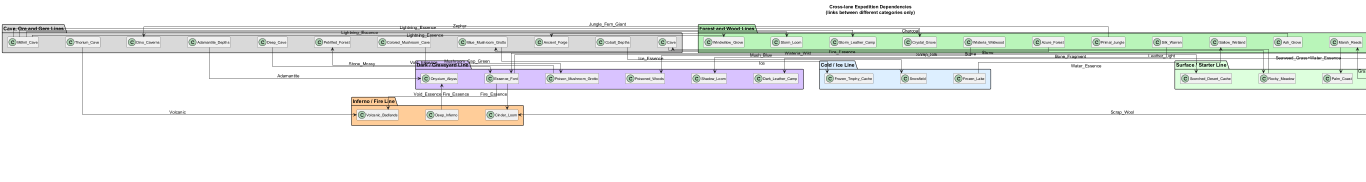
#> input picture ExpeditionCrossLaneLinks.png, 4096 x 546 px (shown at 1/3 size)
$ python downscale_icon.py ..
#> lines starting #> are read from the running program, lines starting #| are printed output that depends on the picture
"""Downscale one or more icon images to 64x64."""

import argparse
from pathlib import Path

from PIL import Image


def downscale(path: Path) -> None:
    img = Image.open(path)
#> img is the input picture: PIL image 4096x546 RGB; mean R, G, B 239.2, 240.9, 239.3
    if img.size == (64, 64):
        print(f"  skip  {path.name} (already 64x64)")
        return
    img = img.resize((64, 64), Image.Resampling.LANCZOS)
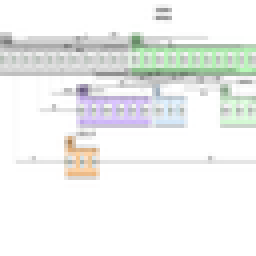
#> img: PIL image 64x64 RGB (shown 4 times larger); mean R, G, B 238.9, 240.7, 239
    img.save(path)
    print(f"  done  {path.name}")


def main() -> None:
    parser = argparse.ArgumentParser(description=__doc__)
    parser.add_argument("images", nargs="+", type=Path, help="PNG file(s) or folder(s) to downscale")
    args = parser.parse_args()

    paths: list[Path] = []
    for entry in args.images:
        if entry.is_dir():
            paths.extend(sorted(entry.glob("*.png")))
        else:
            paths.append(entry)

    for path in paths:
        downscale(path)
#> pass 2 of the loop in main, `for path in paths:`:
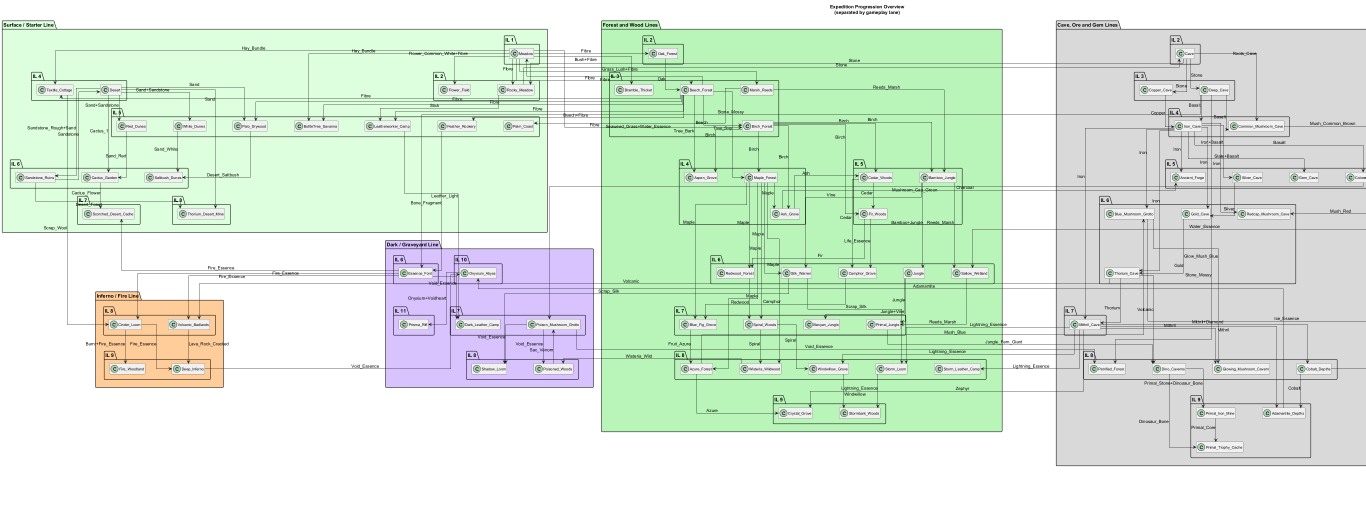
#> input picture ExpeditionSeparatedOverview.png, 4096 x 1567 px (shown at 1/3 size)
#> in downscale, img is the input picture: PIL image 4096x1567 RGB; mean R, G, B 219.3, 235.1, 219.4
#> in downscale (call 2), `img = img.resize((64, 64), Image.Resampling.LANCZOS)`:
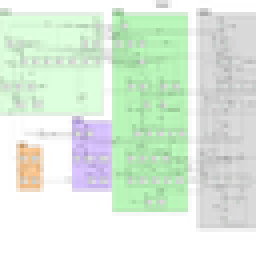
#> img: PIL image 64x64 RGB (shown 4 times larger); mean R, G, B 219.1, 234.8, 219.1


if __name__ == "__main__":
    main()
